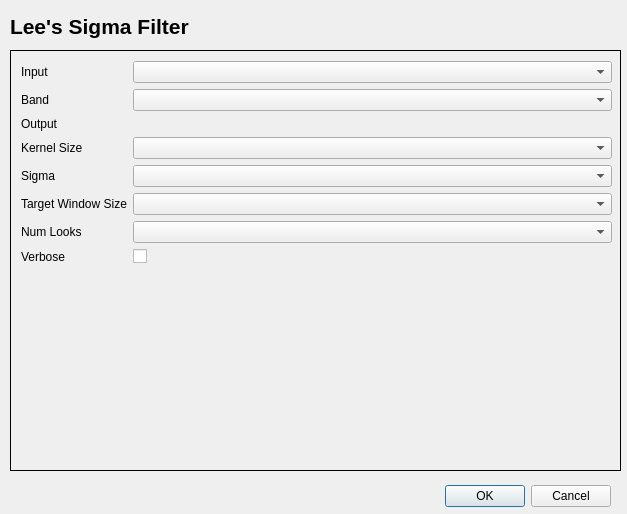
<?xml version="1.0" encoding="UTF-8"?>
<ui version="4.0">
 <class>LeeSigmaFilterDialogBase</class>
 <widget class="QDialog" name="LeeSigmaFilterDialogBase">
  <property name="geometry">
   <rect>
    <x>0</x>
    <y>0</y>
    <width>627</width>
    <height>514</height>
   </rect>
  </property>
  <property name="windowTitle">
   <string>Speckle Filter &gt; Lee's Sigma Filter</string>
  </property>
  <property name="windowIcon">
   <iconset>
    <normaloff>icon.png</normaloff>icon.png</iconset>
  </property>
  <widget class="QDialogButtonBox" name="button_box">
   <property name="geometry">
    <rect>
     <x>270</x>
     <y>480</y>
     <width>341</width>
     <height>32</height>
    </rect>
   </property>
   <property name="orientation">
    <enum>Qt::Horizontal</enum>
   </property>
   <property name="standardButtons">
    <set>QDialogButtonBox::Cancel|QDialogButtonBox::Ok</set>
   </property>
  </widget>
  <widget class="QLabel" name="title_label">
   <property name="geometry">
    <rect>
     <x>10</x>
     <y>10</y>
     <width>601</width>
     <height>33</height>
    </rect>
   </property>
   <property name="text">
    <string>&lt;!DOCTYPE HTML PUBLIC &quot;-//W3C//DTD HTML 4.0//EN&quot; &quot;http://www.w3.org/TR/REC-html40/strict.dtd&quot;&gt;
&lt;html&gt;&lt;head&gt;&lt;meta name=&quot;qrichtext&quot; content=&quot;1&quot; /&gt;&lt;style type=&quot;text/css&quot;&gt;
p, li { white-space: pre-wrap; }
&lt;/style&gt;&lt;/head&gt;&lt;body style=&quot; font-family:'MS Shell Dlg 2'; font-size:8pt; font-weight:400; font-style:normal;&quot;&gt;
&lt;p style=&quot; margin-top:0px; margin-bottom:0px; margin-left:0px; margin-right:0px; -qt-block-indent:0; text-indent:0px;&quot;&gt;&lt;span style=&quot; font-family:'Sans Serif'; font-size:16pt; font-weight:600;&quot;&gt;Lee's Sigma Filter&lt;/span&gt;&lt;/p&gt;&lt;/body&gt;&lt;/html&gt;</string>
   </property>
   <property name="alignment">
    <set>Qt::AlignLeading|Qt::AlignLeft|Qt::AlignVCenter</set>
   </property>
  </widget>
  <widget class="QStackedWidget" name="stackedWidget">
   <property name="geometry">
    <rect>
     <x>10</x>
     <y>50</y>
     <width>611</width>
     <height>421</height>
    </rect>
   </property>
   <property name="frameShape">
    <enum>QFrame::Box</enum>
   </property>
   <widget class="QWidget" name="page">
    <widget class="QWidget" name="formLayoutWidget">
     <property name="geometry">
      <rect>
       <x>10</x>
       <y>10</y>
       <width>591</width>
       <height>215</height>
      </rect>
     </property>
     <layout class="QFormLayout" name="formLayout">
      <item row="0" column="0">
       <widget class="QLabel" name="inputLabel">
        <property name="text">
         <string>Input</string>
        </property>
       </widget>
      </item>
      <item row="0" column="1">
       <widget class="QgsMapLayerComboBox" name="inputQgsMapLayerComboBox">
        <property name="toolTip">
         <string>&lt;html&gt;&lt;head/&gt;&lt;body&gt;&lt;p&gt;Input image file name&lt;/p&gt;&lt;/body&gt;&lt;/html&gt;</string>
        </property>
       </widget>
      </item>
      <item row="2" column="0">
       <widget class="QLabel" name="outputLabel">
        <property name="text">
         <string>Output</string>
        </property>
       </widget>
      </item>
      <item row="2" column="1">
       <widget class="QgsFileWidget" name="outputQgsFileWidget">
        <property name="toolTip">
         <string>&lt;html&gt;&lt;head/&gt;&lt;body&gt;&lt;p&gt;Output image file name&lt;/p&gt;&lt;/body&gt;&lt;/html&gt;</string>
        </property>
        <property name="dialogTitle">
         <string>Select output file</string>
        </property>
        <property name="filter">
         <string>*.tif *.tiff *.gtif ;;*.img ;; *.*</string>
        </property>
        <property name="storageMode">
         <enum>QgsFileWidget::SaveFile</enum>
        </property>
       </widget>
      </item>
      <item row="3" column="0">
       <widget class="QLabel" name="kernelSizeLabel">
        <property name="text">
         <string>Kernel Size</string>
        </property>
       </widget>
      </item>
      <item row="3" column="1">
       <widget class="QComboBox" name="kernelSizeComboBox">
        <property name="toolTip">
         <string>&lt;html&gt;&lt;head/&gt;&lt;body&gt;&lt;p&gt; Kernel window size&lt;/p&gt;&lt;/body&gt;&lt;/html&gt;</string>
        </property>
       </widget>
      </item>
      <item row="4" column="0">
       <widget class="QLabel" name="sigmaLabel">
        <property name="text">
         <string>Sigma</string>
        </property>
       </widget>
      </item>
      <item row="4" column="1">
       <widget class="QComboBox" name="sigmaComboBox">
        <property name="toolTip">
         <string>&lt;html&gt;&lt;head/&gt;&lt;body&gt;&lt;p&gt;Sigma&lt;/p&gt;&lt;/body&gt;&lt;/html&gt;</string>
        </property>
       </widget>
      </item>
      <item row="5" column="0">
       <widget class="QLabel" name="targetWindowSizeLabel">
        <property name="text">
         <string>Target Window Size</string>
        </property>
       </widget>
      </item>
      <item row="5" column="1">
       <widget class="QComboBox" name="targetWindowSizeComboBox">
        <property name="toolTip">
         <string>&lt;html&gt;&lt;head/&gt;&lt;body&gt;&lt;p&gt;Target window size&lt;/p&gt;&lt;/body&gt;&lt;/html&gt;</string>
        </property>
       </widget>
      </item>
      <item row="6" column="0">
       <widget class="QLabel" name="numLooksLabel">
        <property name="text">
         <string>Num Looks</string>
        </property>
       </widget>
      </item>
      <item row="6" column="1">
       <widget class="QComboBox" name="numLooksComboBox">
        <property name="toolTip">
         <string>&lt;html&gt;&lt;head/&gt;&lt;body&gt;&lt;p&gt;Number of looks&lt;/p&gt;&lt;/body&gt;&lt;/html&gt;</string>
        </property>
       </widget>
      </item>
      <item row="1" column="1">
       <widget class="QgsRasterBandComboBox" name="bandIndexQgsRasterBandComboBox">
        <property name="toolTip">
         <string>&lt;html&gt;&lt;head/&gt;&lt;body&gt;&lt;p&gt;Band Index&lt;/p&gt;&lt;/body&gt;&lt;/html&gt;</string>
        </property>
       </widget>
      </item>
      <item row="1" column="0">
       <widget class="QLabel" name="label">
        <property name="text">
         <string>Band</string>
        </property>
       </widget>
      </item>
      <item row="7" column="0">
       <widget class="QLabel" name="label_2">
        <property name="text">
         <string>Verbose</string>
        </property>
       </widget>
      </item>
      <item row="7" column="1">
       <widget class="QCheckBox" name="verboseCheckBox">
        <property name="toolTip">
         <string>&lt;html&gt;&lt;head/&gt;&lt;body&gt;&lt;p&gt;Verbose mode - print messages to console&lt;/p&gt;&lt;/body&gt;&lt;/html&gt;</string>
        </property>
        <property name="text">
         <string/>
        </property>
       </widget>
      </item>
     </layout>
    </widget>
   </widget>
   <widget class="QWidget" name="page_2"/>
  </widget>
  <zorder>stackedWidget</zorder>
  <zorder>button_box</zorder>
  <zorder>title_label</zorder>
 </widget>
 <customwidgets>
  <customwidget>
   <class>QgsFileWidget</class>
   <extends>QWidget</extends>
   <header>qgsfilewidget.h</header>
  </customwidget>
  <customwidget>
   <class>QgsMapLayerComboBox</class>
   <extends>QComboBox</extends>
   <header>qgsmaplayercombobox.h</header>
  </customwidget>
  <customwidget>
   <class>QgsRasterBandComboBox</class>
   <extends>QComboBox</extends>
   <header>qgsrasterbandcombobox.h</header>
  </customwidget>
 </customwidgets>
 <resources/>
 <connections>
  <connection>
   <sender>button_box</sender>
   <signal>accepted()</signal>
   <receiver>LeeSigmaFilterDialogBase</receiver>
   <slot>accept()</slot>
   <hints>
    <hint type="sourcelabel">
     <x>20</x>
     <y>20</y>
    </hint>
    <hint type="destinationlabel">
     <x>20</x>
     <y>20</y>
    </hint>
   </hints>
  </connection>
  <connection>
   <sender>button_box</sender>
   <signal>rejected()</signal>
   <receiver>LeeSigmaFilterDialogBase</receiver>
   <slot>reject()</slot>
   <hints>
    <hint type="sourcelabel">
     <x>20</x>
     <y>20</y>
    </hint>
    <hint type="destinationlabel">
     <x>20</x>
     <y>20</y>
    </hint>
   </hints>
  </connection>
 </connections>
</ui>
